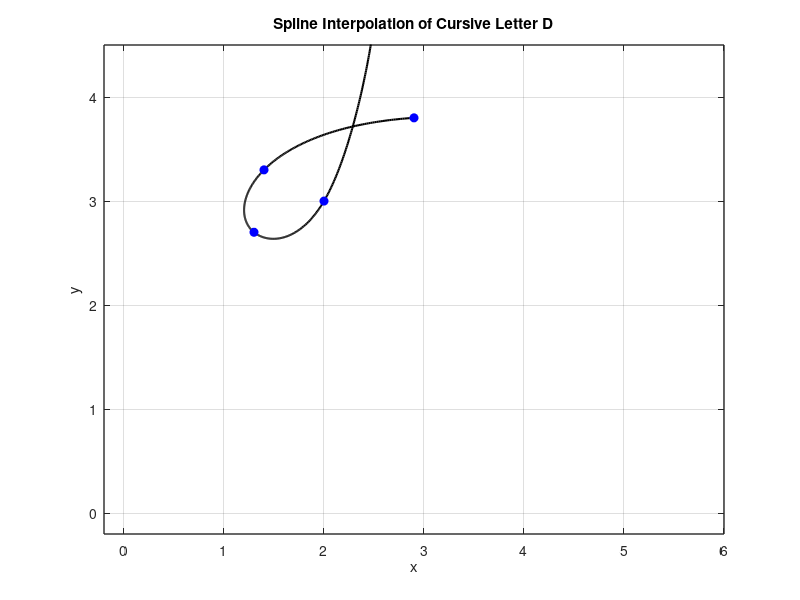

MATLAB code to generate this figure:
x = [2.4 2.5 2.5 2 1.3 1.4 2.9];
y = [5 5.5 4.7 3 2.7 3.3 3.8];

n = length(x);
t = 0:n-1; % Parametric coordinate t
tt = 0:0.01:n-1; % More dense coordinate tt for spline interpolation

% Compute spline interpolation
xx = spline(t, x, tt);
yy = spline(t, y, tt);

% Plot settings
figure(1)
plot(xx, yy, 'k', 'LineWidth', 1.5) % plot spline
hold on
plot(x, y, 'bo', 'MarkerFaceColor', 'b') % plot data points
axis([-0.2 6 -0.2 4.5])
grid on
title('Spline Interpolation of Cursive Letter D')
xlabel('x')
ylabel('y')
set(gca, 'FontSize', 10, 'LineWidth', 1)
grid on